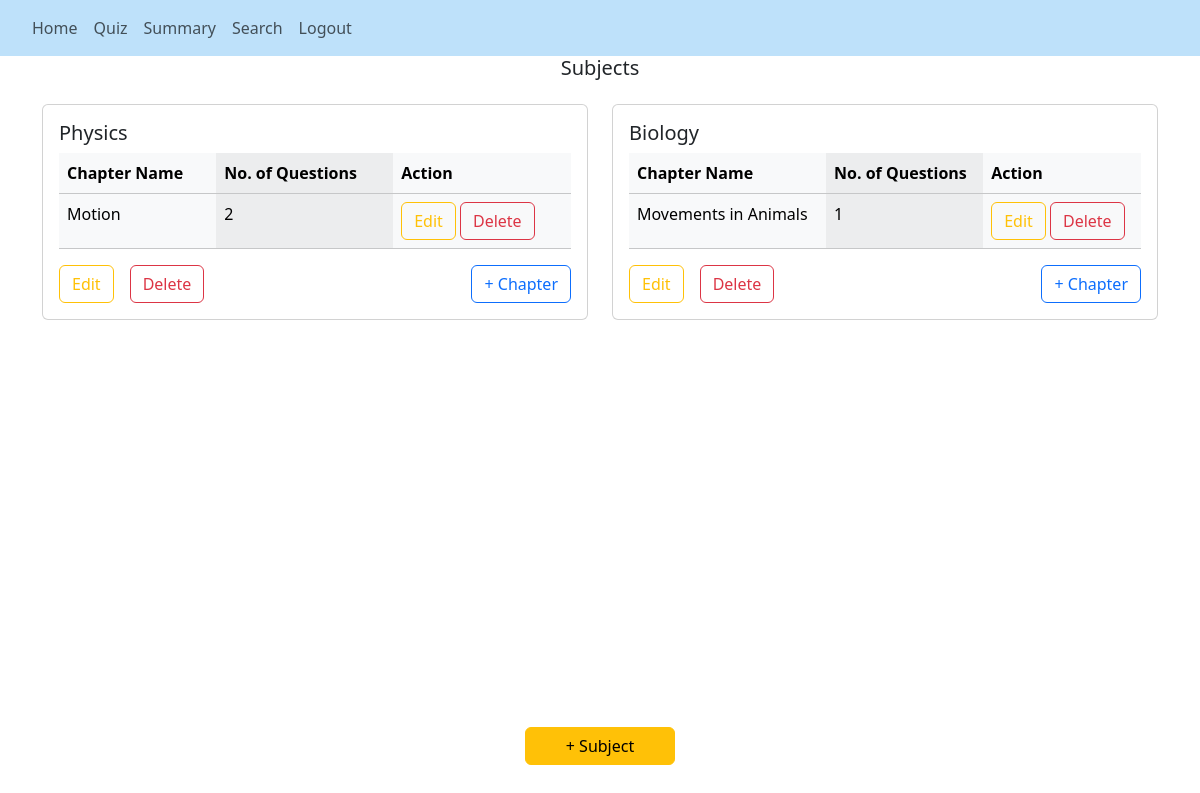
The app's page /admin (signed in), older data.
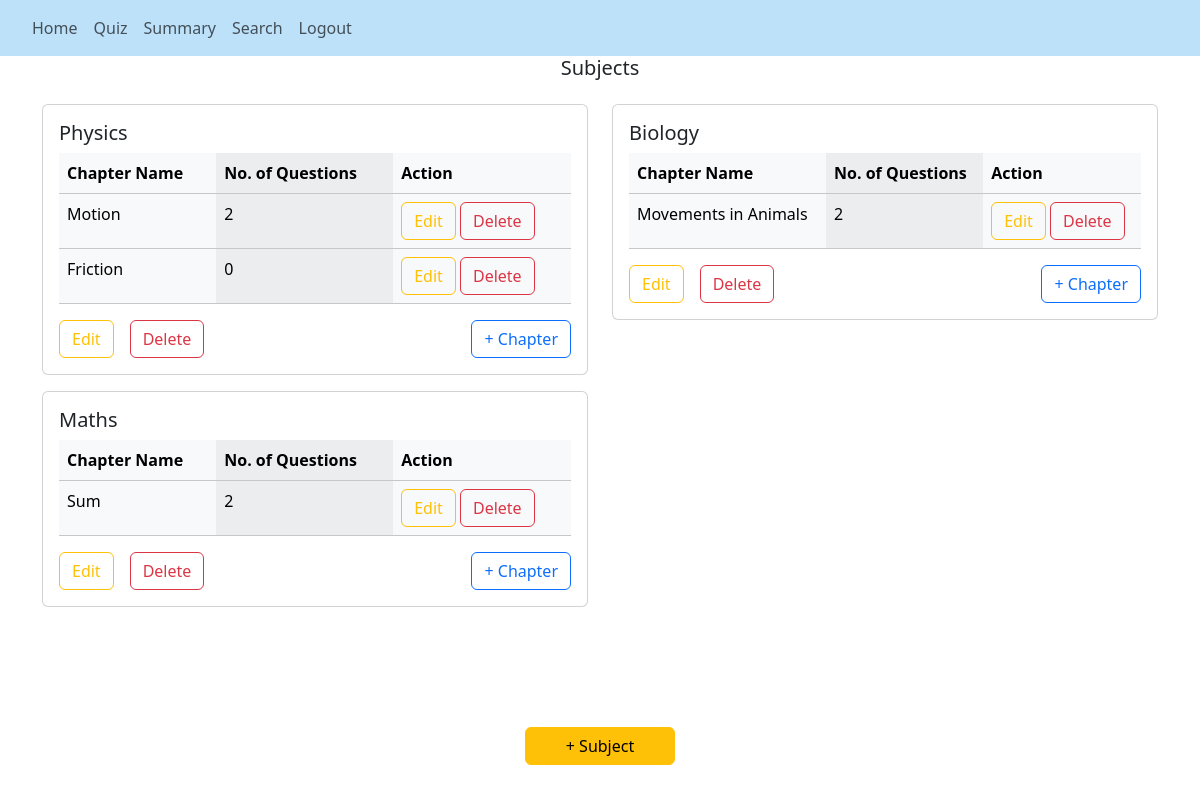
The same page, newer data.
### backend/models.py (models this page shows)
class Subject(db.Model):
    __tablename__ = "subject"
    id = db.Column(db.Integer, primary_key=True)
    name = db.Column(db.String(100), nullable=False)
    desc = db.Column(db.String(200), nullable=False)
    chapters = db.relationship('Chapter', backref='subject', lazy=True)

class Chapter(db.Model):
    __tablename__ = "chapter"
    id = db.Column(db.Integer, primary_key=True)
    name = db.Column(db.String(100), nullable=False)
    desc = db.Column(db.String(200), nullable=False, default="No Description")
    subject_id = db.Column(db.Integer, db.ForeignKey('subject.id'), nullable=False)
    quizzes = db.relationship('Quiz', backref='chapter', lazy=True)

### backend/controllers.py (the view)
@app.route("/admin")
@login_required
def admin():
    subjects = Subject.query.order_by(Subject.id).all()
    chapters = Chapter.query.order_by(Chapter.id).all()
    for chapter in chapters:
        no_of_questions = sum(len(quiz.questions) for quiz in chapter.quizzes)
        setattr(chapter, 'no_of_questions', no_of_questions)
    return render_template("admin.html", user=current_user, subjects=subjects, chapters = chapters)

### app.py (called while the page is built)
def start():
    quiz_app = Flask(__name__)
    quiz_app.config["SQLALCHEMY_DATABASE_URI"]="sqlite:///quiz_db.sqlite3"
    quiz_app.config["SECRET_KEY"] = "this_is_a_secret_for_quiz_app"
    db.init_app(quiz_app)
    quiz_app.app_context().push()
    quiz_app.debug = True
    db.create_all()
    create_admin()
    login_manager = LoginManager()
    login_manager.login_view = 'login'
    login_manager.init_app(quiz_app)
    @login_manager.user_loader
    def load_user(id):
        return User.query.get(int(id))
    print("Quiz app is running... ")

### templates/admin.html (shortened to what this page needs)
{% extends "base.html" %}
{% block nav %}
<nav class="navbar navbar-expand-lg navbar-light">
  <div class="collapse navbar-collapse mx-4" id="navbarSupportedContent">
    <ul class="navbar-nav mr-auto">
      <li class="nav-item active">
        <a class="nav-link" href="/admin">Home</a>
      </li>
      <li class="nav-item">
        <a class="nav-link" href="/admin_quiz">Quiz</a>
      </li>
      <li class="nav-item">
        <a class="nav-link" href="/admin_summary">Summary</a>
      </li>
      <li class="nav-item">
        <a class="nav-link" href="/admin/search">Search</a>
      </li>
      <li class="nav-item">
        <a class="nav-link" href="/logout">Logout</a>
      </li>
    </ul>
  </div>
</nav>
{% endblock %}
{% block content %}
<div class="container mb-5">
  <div class="row">
    <h5 class="text-center">Subjects</h5>
    {% if subjects %}
    {% for subject in subjects %}
    <div class="col-lg-6">
      <div class="card mt-3">
        <div class="card-body table-responsive">
          <h5 class="card-title">{{ subject.name }}</h5>
          {% if subject.chapters %}
          <table class="table table-light table-striped-columns">
            <thead>
              <tr>
                <th>Chapter Name</th>
                <th>No. of Questions</th>
                <th>Action</th>
              </tr>
            </thead>
            <tbody>
            {% for chapter in subject.chapters %}
              <tr>
                <td>{{chapter.name}}</td>
                <td>
                  {{chapter.no_of_questions}}
                </td>
                <td>
                  <a href="/chapter/{{ chapter.id }}/edit" class="btn btn-outline-warning">Edit</a>
                  <a href="/chapter/{{ chapter.id }}/delete" class="btn btn-outline-danger">Delete</a>
                </td>
              </tr>
              {% endfor %}
            </tbody>
          </table>
          {% else %}
          <p class="card-text">No chapters found</p>
          {% endif %}
          <a href="/subject/{{ subject.id }}/edit" class="btn btn-outline-warning float-start me-3">Edit</a>
          <a href="/subject/{{ subject.id }}/delete" class="btn btn-outline-danger float-start">Delete</a>
          <a href="/new_chapter/{{ subject.id }}/" class="btn btn-outline-primary float-end">+ Chapter</a>
        </div>
      </div>
    </div>
    {% endfor %}
  </div>
  {% endif %}
</div>
<a href="/new_subject" class="btn btn-warning fixed-bottom-button">+ Subject</a>
{% endblock %}

### templates/base.html (shortened to what this page needs)
<!DOCTYPE html>
<html lang="en">
  <head>
    <link
      href="https://cdn.jsdelivr.net/npm/bootstrap@5.3.3/dist/css/bootstrap.min.css"
      rel="stylesheet"
    />
  </head>
  <body>
    {% block nav %} {% endblock %}
    {% block content %}
    {% endblock %}
  </body>
</html>

### templates/admin.html (style rules this page uses)
nav { background-color: #bee1fa; }
.fixed-bottom-button { position: fixed; bottom: 35px; width:150px; left: 50%; transform: translateX(-50%); }

Row changes from the older to the newer data that the page shows:
added Chapter: name "Friction", no_of_questions "0", shown under Subject "Physics"
computed for Chapter "Movements in Animals": no_of_questions "1" → "2"
added Subject: name "Maths"
added Chapter: name "Sum", no_of_questions "2", shown under "Maths"
